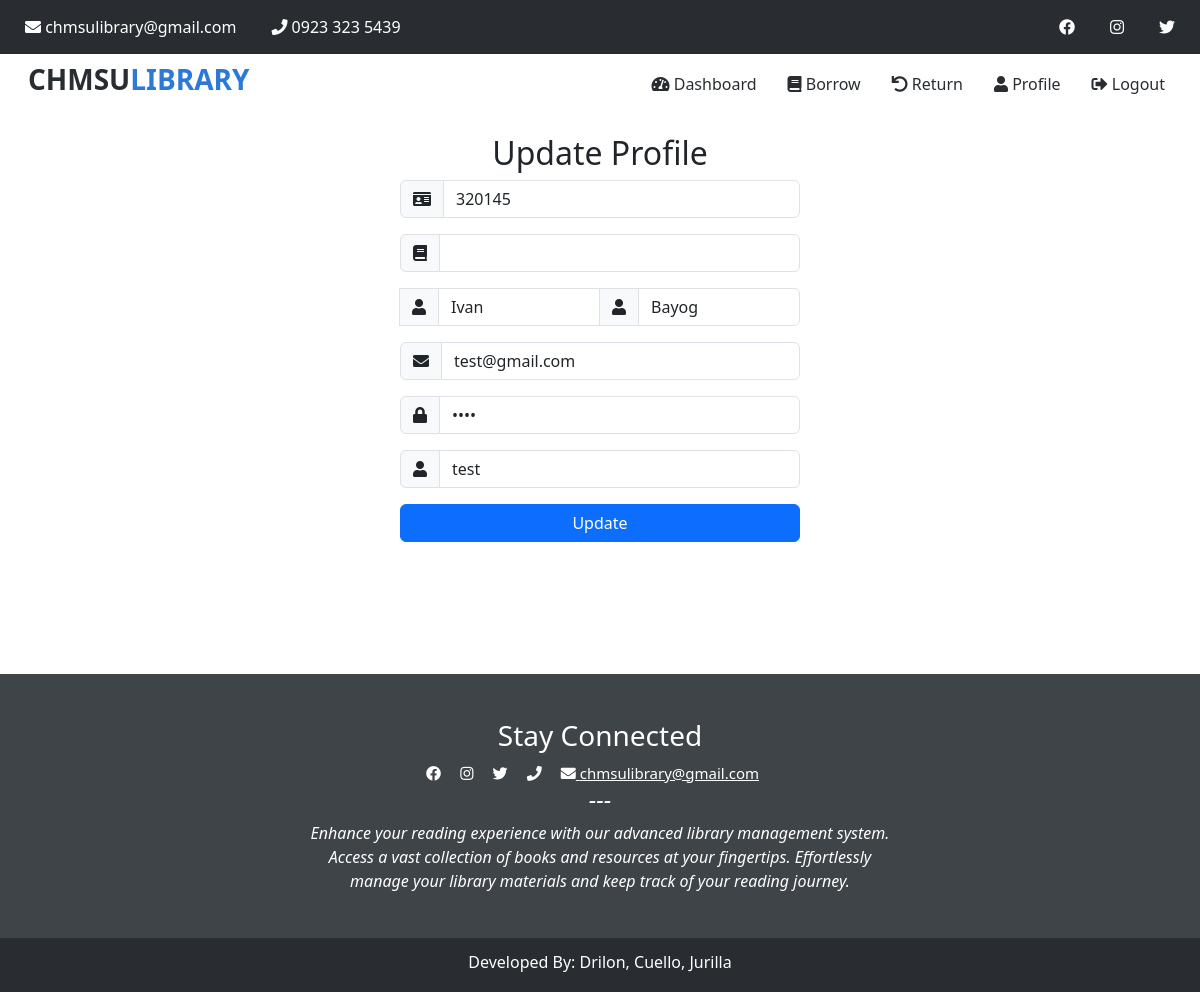
Screenshot of /php/profile.php (signed in) with the database file from the repository.
### tables this page shows
CREATE TABLE `tbl_user` (
  `id` int(11) NOT NULL,
  `student_id` varchar(11) NOT NULL,
  `course` varchar(255) NOT NULL,
  `firstname` varchar(55) NOT NULL,
  `lastname` varchar(55) NOT NULL,
  `username` varchar(55) NOT NULL,
  `password` varchar(55) NOT NULL,
  `email` varchar(55) NOT NULL
);

### php/profile.php (the view, shortened to what this page needs)
<?php
include 'db.php';
function getUserData($conn, $username) {
    $sql = "SELECT * FROM tbl_user WHERE username=?";
    $stmt = $conn->prepare($sql);
    $stmt->bind_param("s", $username);
    $stmt->execute();
    $result = $stmt->get_result();
    $userData = $result->fetch_assoc();
    return $userData;
}
    $currentUser = $_SESSION['username'];
    $userData = getUserData($conn, $currentUser);
?>
<!DOCTYPE html>
<html lang="en">
<head>
    <link href="https://cdn.jsdelivr.net/npm/bootstrap@5.3.0/dist/css/bootstrap.min.css" rel="stylesheet">
    <link rel="stylesheet" href="https://cdnjs.cloudflare.com/ajax/libs/font-awesome/5.15.1/css/all.min.css">
    <link rel="stylesheet" href="../css/styles.css">
</head>
<body>
    <?php
    include 'announcement-bar.php';
    include 'navigation-bar-dashboard.php';
    ?>
    <div class="main-content text-center user-profile">
  <h2>Update Profile</h2>
  <form style="max-width: 400px; margin: 0 auto;" action="update-profile.php" method="post">
    <div class="mb-3">
        <div class="input-group">
            <span class="input-group-text"><i class="fas fa-id-card"></i></span>
            <input type="text" class="form-control" id="student_id" placeholder="Enter your Student ID" name="student_id" value="<?php echo $userData['student_id']; ?>">
        </div>
    </div>
    <div class="mb-3">
        <div class="input-group">
            <span class="input-group-text"><i class="fas fa-book"></i></span>
            <select class="form-control" id="course" name="course" value="<?php echo $userData['course']; ?>">
                            <option value="NONE"></option>
                            <option value="Bachelor of Arts in English Language">Bachelor of Arts in English Language</option>
                        </select>
        </div>
    </div>
    <div class="mb-3">
        <div class="input-group">
            <span class="input-group-text"><i class="fas fa-user"></i></span>
            <input type="text" class="form-control" id="firstname" placeholder="First name" name="firstname" value="<?php echo $userData['firstname']; ?>">
            <span class="input-group-text"><i class="fas fa-user"></i></span>
            <input type="text" class="form-control" id="lastname" placeholder="Last name" name="lastname" value="<?php echo $userData['lastname']; ?>">
        </div>
    </div>
    <div class="mb-3">
        <div class="input-group">
            <span class="input-group-text"><i class="fas fa-envelope"></i></span>
            <input type="email" class="form-control" id="email" placeholder="Enter your email" name="email" value="<?php echo $userData['email']; ?>">
        </div>
    </div>
    <div class="mb-3">
        <div class="input-group">
            <span class="input-group-text"><i class="fas fa-lock"></i></span>
            <input type="password" class="form-control" id="password" placeholder="Enter your password" name="password" value="<?php echo $userData['password']; ?>">
        </div>
    </div>
    <div class="mb-3">
        <div class="input-group">
            <span class="input-group-text"><i class="fas fa-user"></i></span>
            <input type="text" class="form-control" id="username" placeholder="Enter your username" name="username" value="<?php echo $userData['username']; ?>">
        </div>
    </div>
    <div class="d-grid gap-2">
        <button type="submit" class="btn btn-primary">Update</button>
    </div>
</form>
</div>
    <?php
    include 'footer.php';
    ?>
</body>
</html>

### css/styles.css (style rules this page uses)
.main-content { text-align: center; padding-top:20px; }
.user-profile { min-height:70vh; }

### rows the page displays
tbl_user: student_id "320145", firstname "Ivan", lastname "Bayog", email "test@gmail.com", username "test"
